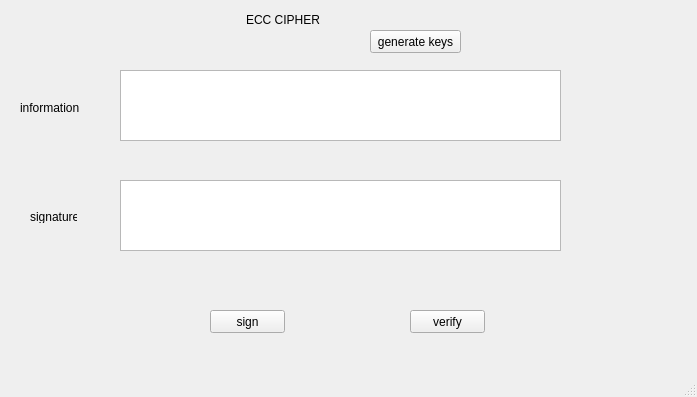
<?xml version="1.0" encoding="UTF-8"?>
<ui version="4.0">
 <class>MainWindow</class>
 <widget class="QMainWindow" name="MainWindow">
  <property name="geometry">
   <rect>
    <x>0</x>
    <y>0</y>
    <width>697</width>
    <height>397</height>
   </rect>
  </property>
  <property name="windowTitle">
   <string>MainWindow</string>
  </property>
  <widget class="QWidget" name="centralwidget">
   <widget class="QLabel" name="label">
    <property name="geometry">
     <rect>
      <x>246</x>
      <y>10</y>
      <width>81</width>
      <height>20</height>
     </rect>
    </property>
    <property name="text">
     <string>ECC CIPHER</string>
    </property>
   </widget>
   <widget class="QPlainTextEdit" name="txt_info">
    <property name="geometry">
     <rect>
      <x>120</x>
      <y>70</y>
      <width>441</width>
      <height>71</height>
     </rect>
    </property>
   </widget>
   <widget class="QPlainTextEdit" name="txt_sign">
    <property name="geometry">
     <rect>
      <x>120</x>
      <y>180</y>
      <width>441</width>
      <height>71</height>
     </rect>
    </property>
   </widget>
   <widget class="QPushButton" name="btn_sign">
    <property name="geometry">
     <rect>
      <x>210</x>
      <y>310</y>
      <width>75</width>
      <height>23</height>
     </rect>
    </property>
    <property name="text">
     <string>sign</string>
    </property>
   </widget>
   <widget class="QPushButton" name="btn_verify">
    <property name="geometry">
     <rect>
      <x>410</x>
      <y>310</y>
      <width>75</width>
      <height>23</height>
     </rect>
    </property>
    <property name="text">
     <string>verify</string>
    </property>
   </widget>
   <widget class="QPushButton" name="btn_gen_keys">
    <property name="geometry">
     <rect>
      <x>370</x>
      <y>30</y>
      <width>91</width>
      <height>23</height>
     </rect>
    </property>
    <property name="text">
     <string>generate keys</string>
    </property>
   </widget>
   <widget class="QLabel" name="label_2">
    <property name="geometry">
     <rect>
      <x>20</x>
      <y>100</y>
      <width>81</width>
      <height>16</height>
     </rect>
    </property>
    <property name="text">
     <string>information</string>
    </property>
   </widget>
   <widget class="QLabel" name="label_3">
    <property name="geometry">
     <rect>
      <x>30</x>
      <y>210</y>
      <width>47</width>
      <height>13</height>
     </rect>
    </property>
    <property name="text">
     <string>signature</string>
    </property>
   </widget>
  </widget>
  <widget class="QMenuBar" name="menubar">
   <property name="geometry">
    <rect>
     <x>0</x>
     <y>0</y>
     <width>697</width>
     <height>21</height>
    </rect>
   </property>
  </widget>
  <widget class="QStatusBar" name="statusbar"/>
 </widget>
 <resources/>
 <connections/>
</ui>
